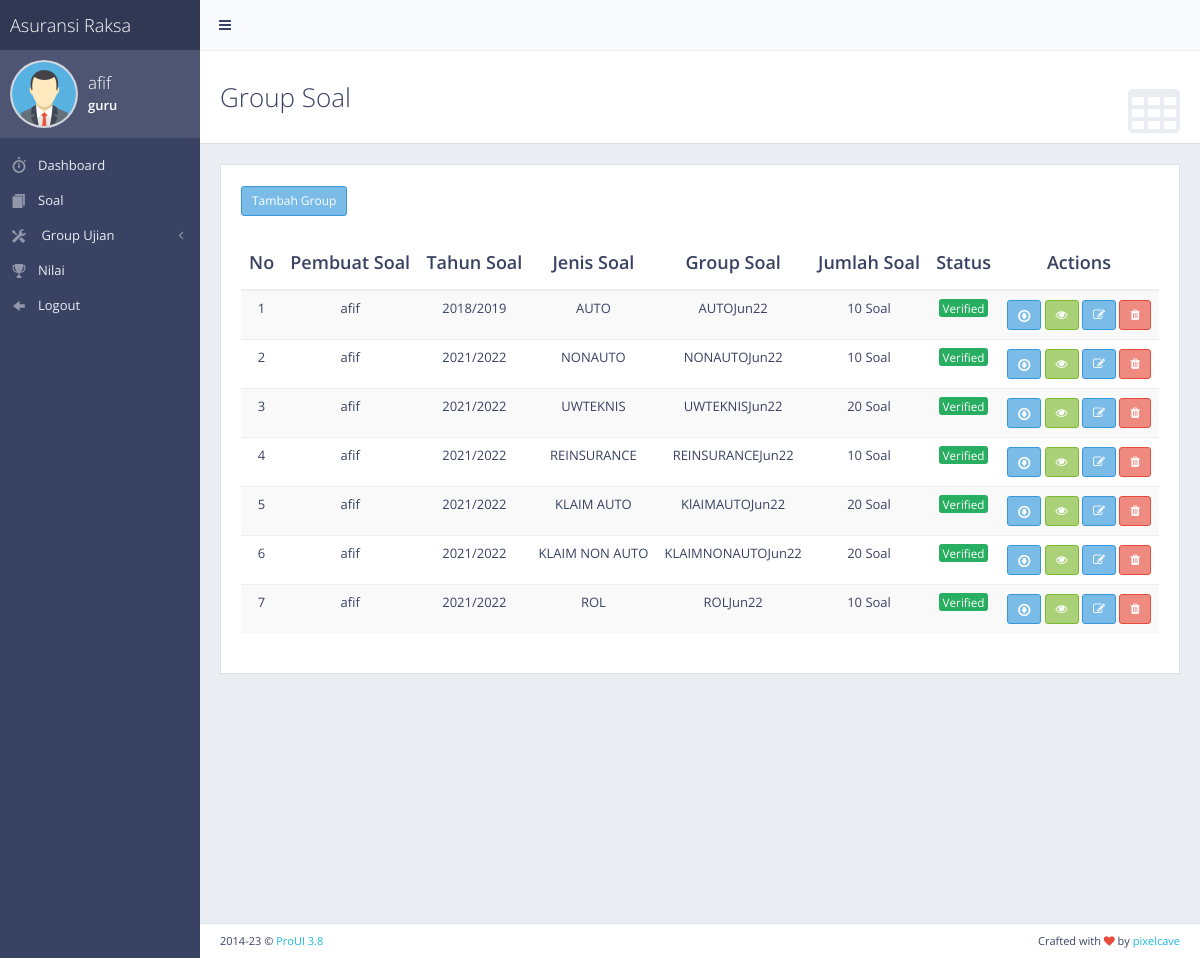
Before: /index.php?soal (signed in) with the older database file.
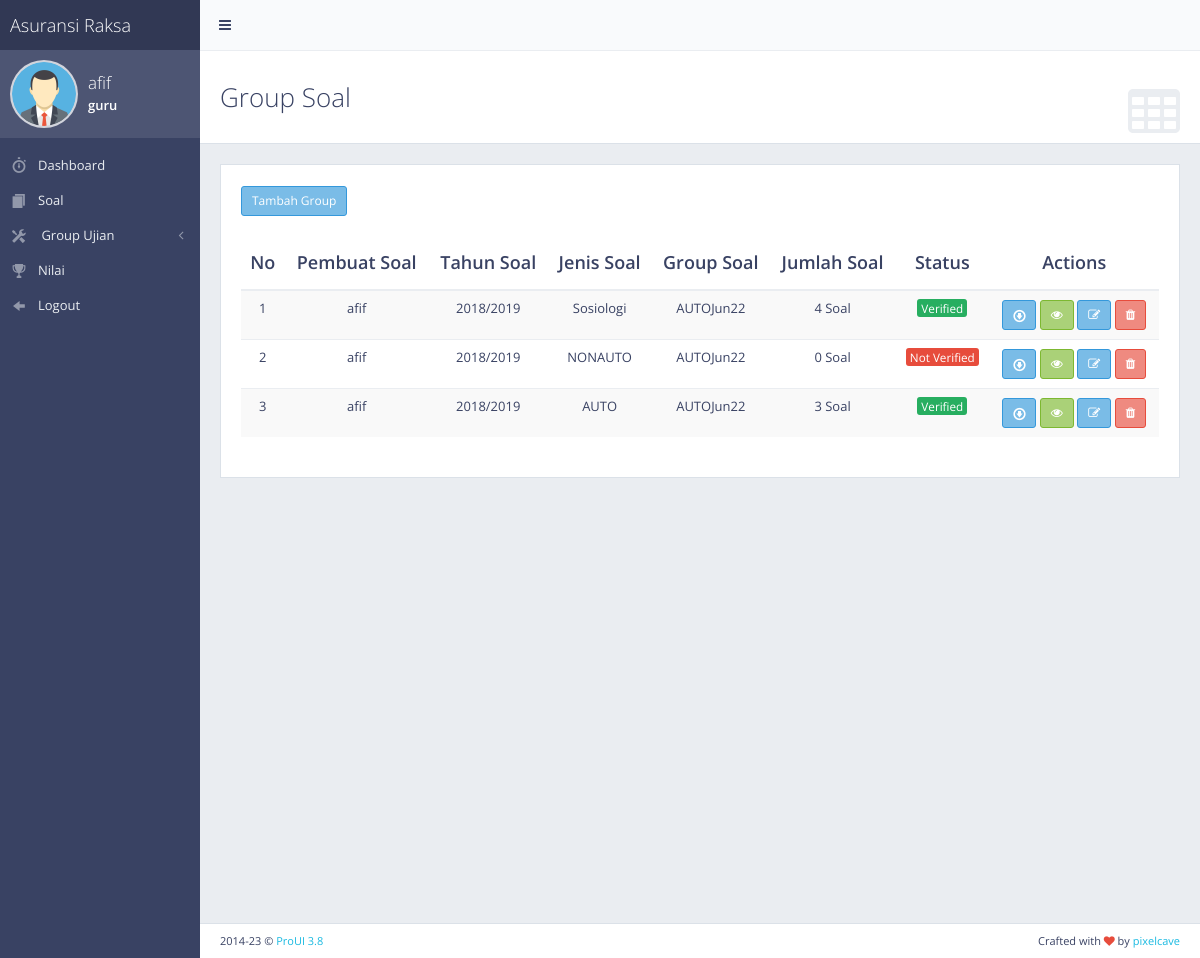
After: the same page with the newer database file.
### tables this page shows
CREATE TABLE `groupsoal` (
  `idgroup` int(11) NOT NULL,
  `namagroup` varchar(50) NOT NULL,
  `idgurumapel` int(11) NOT NULL,
  `statusgrup` enum('N','Y') NOT NULL
);

CREATE TABLE `user` (
  `iduser` int(11) NOT NULL,
  `namauser` varchar(30) NOT NULL,
  `jk` enum('laki-laki','perempuan') NOT NULL,
  `tempatlahir` varchar(20) NOT NULL,
  `tgllahir` date NOT NULL,
  `status` enum('admin','siswa','guru') NOT NULL,
  `username` varchar(20) NOT NULL,
  `password` varchar(40) NOT NULL
);

CREATE TABLE `tahunajaran` (
  `idtahun` int(11) NOT NULL,
  `tahun` varchar(11) NOT NULL,
  `status` enum('Y','N') NOT NULL
);

CREATE TABLE `mapel` (
  `idmapel` int(11) NOT NULL,
  `kdmapel` varchar(20) NOT NULL,
  `mapel` varchar(40) NOT NULL
);

### soal/soal.php (the view, shortened to what this page needs)
<?php include('koneksi.php');
?>
<div class="content-header">
    <div class="header-section">
        <h1>
            <i class="fa fa-table"></i>Group Soal
        </h1>
    </div>
</div>
<div class="block full">
    <?php if ($_SESSION['status'] == 'guru') { ?>
        <a class="btn btn-sm btn-info" data-placement="bottom" title="Tambah Soal" onclick="$('#modal-user-settings').modal('show');">Tambah Group</a>
    <?php } ?>
    <br>
    <br>
    <div class="table-responsive">
        <table id="example-datatable" class="table table-striped">
            <thead>
                <tr>
                    <th class="text-center">No</th>
                    <th class="text-center">Pembuat Soal</th>
                    <th class="text-center">Tahun Soal</th>
                    <th class="text-center">Jenis Soal</th>
                    <th class="text-center">Group Soal</th>
                    <th class="text-center">Jumlah Soal</th>
                    <th class="text-center">Status</th>
                    <th class="text-center">Actions</th>
                </tr>
            </thead>
            <tbody>
                <?php
                $tampil = mysqli_query(
                    $mysqli,
                    "select gs.*, u.*, t.tahun, m.mapel, m.idmapel
                from groupsoal as gs
                inner join gurumapel as gm
                on gs.idgurumapel = gm.idgurumapel
                inner join mapel as m
                on gm.idmapel = m.idmapel
                inner join user as u
                on gm.iduser = u.iduser
                inner join tahunajaran as t
                on gm.idtahun = t.idtahun"
                );
                $no = 1;
                while ($hasil = mysqli_fetch_array($tampil)) {
                ?>
                    <tr>
                        <td class="text-center"><?php echo $no++; ?></td>
                        <td class="text-center"><?php echo $hasil['namauser']; ?></td>
                        <td class="text-center"><?php echo $hasil['tahun']; ?></td>
                        <td class="text-center"><?php echo $hasil['namagroup']; ?></td>
                        <td class="text-center"><?php echo $hasil['mapel']; ?></td>
                        <td class="text-center">
                            <?php
                            $j = mysqli_query($mysqli, "select * from soal where idgroup = '$hasil[idgroup]'");
                            $jumlah = mysqli_num_rows($j);
                            echo $jumlah;
                            ?> Soal
                        </td>
                        <td class="text-center">
                            <?php if ($hasil['statusgrup'] == "Y") { ?>
                                <span class="label label-success">Verified</span>
                            <?php } else { ?>
                                <span class="label label-danger">Not Verified</span>
                            <?php } ?>
                        </td>
                        <td class="text-center">
                            <a href="detailsoal/eksportword.php?idgroup=<?php echo $hasil['idgroup']; ?>" title="Download Soal" class="btn btn-sm btn-info">
                                <i class="gi gi-download"></i></a>
                            <a href="index.php?detailsoal&idgroup=<?php echo $hasil['idgroup']; ?>" title="Detail" class="btn btn-sm btn-success">
                                <i class="fa fa-eye"></i></a>
                            <?php
                            if ($hasil['iduser'] == $_SESSION['iduser']) {
                            ?>
                                <a class="btn btn-sm btn-info" data-placement="bottom" title="Edit" onclick="$('#modal-user-settings<?php echo $hasil['idgroup']; ?>').modal('show');"><i class="fa fa-edit"></i></a>
                                <a onclick="return confirm('Penghapusan group soal akan menghapus semua soal yang telah diinput di dalamanya, apakah anda yakin ingin menghapus group soal ? ');" href="soal/proseshapusgrupsoal.php?idgroup=<?php echo $hasil['idgroup']; ?>" title="Delete" class="btn btn-sm btn-danger"><i class="fa fa-trash"></i></a <?php } elseif ($_SESSION['status'] == 'admin') { ?> <a class="btn btn-sm btn-info" data-placement="bottom" title="Edit" onclick="$('#modal-user-settings<?php echo $hasil['idgroup']; ?>').modal('show');"><i class="fa fa-edit"></i></a>
                                <a class="btn btn-sm btn-danger" disabled><i class="fa fa-trash"></i></a <?php } else { ?> <a class="btn btn-sm btn-info" disabled><i class="fa fa-edit"></i></a>
                                <a class="btn btn-sm btn-danger" disabled><i class="fa fa-trash"></i></a <?php } ?> </td>
                    </tr>
                <?php } ?>
            </tbody>
        </table>
    </div>
</div>

### header.php (shortened to what this page needs)
<!DOCTYPE html>
 <html class="no-js" lang="en">
    <head>
        <link rel="stylesheet" href="css/bootstrap.min.css">
        <link rel="stylesheet" href="css/plugins.css">
        <link rel="stylesheet" href="css/main.css">
        <link rel="stylesheet" href="css/themes.css">
    </head>
    <body>
        <div id="page-wrapper">
            <div id="page-container" class="sidebar-partial sidebar-visible-lg sidebar-no-animations">
                <div id="sidebar">
                    <div id="sidebar-scroll">
                        <div class="sidebar-content">
                            <div class="sidebar-brand">
                                <span class="sidebar-nav-mini-hide">Asuransi Raksa</span>
                            </div>
                            <div class="sidebar-section sidebar-user clearfix sidebar-nav-mini-hide">
                                <div class="sidebar-user-avatar">
                                    <a href="page_ready_user_profile.html">
                                    <?php
                                    if($_SESSION['status'] == 'admin'){
                                        echo '<img src="img/placeholders/avatars/admin.png" alt="avatar">';
                                    }elseif($_SESSION['status'] == 'guru'){
                                        echo '<img src="img/placeholders/avatars/teacher.png" alt="avatar">';
                                    }else{
                                        echo '<img src="img/placeholders/avatars/student.png" alt="avatar">';
                                    }
                                    ?>
                                    </a>
                                </div>
                                <div class="sidebar-user-name"><?php echo $_SESSION['username']; ?></div>
                                <div class="sidebar-user-links">
                                   <label><?php echo $_SESSION['status'];?></label>
                                </div>
                            </div>
                            <ul class="sidebar-nav">
                            <?php if($_SESSION['status'] == 'guru'){ ?>
                                <li>
                                    <a href="index.php?home"><i class="gi gi-stopwatch sidebar-nav-icon"></i><span class="sidebar-nav-mini-hide">Dashboard</span></a>
                                </li>
                                <li>
                                    <a href="index.php?soal"><i class="gi gi-more_items sidebar-nav-icon"></i><span class="sidebar-nav-mini-hide">Soal</span></a>
                                </li>
                                <li>
                                    <a class="sidebar-nav-menu">
                                        <i class="fa fa-angle-left sidebar-nav-indicator sidebar-nav-mini-hide"></i>
                                        <i class="gi gi-settings sidebar-nav-icon"></i>
                                        <span class="sidebar-nav-mini-hide">Group Ujian</span>
                                    </a>
                                </li>
                                <li>
                                    <a href="index.php?rekapnilaiujian"><i class="gi gi-cup sidebar-nav-icon"></i><span class="sidebar-nav-mini-hide">Nilai</span></a>
                                </li>
                                <li>
                                    <a href="logout.php"><i class="gi gi-left_arrow sidebar-nav-icon"></i><span class="sidebar-nav-mini-hide">Logout</span></a>
                                </li>
                            <?php } ?>
                            </ul>
                        </div>
                    </div>
                </div>
                <div id="main-container">
                    <header class="navbar navbar-default">
                        <ul class="nav navbar-nav-custom">
                            <li>
                                <a href="javascript:void(0)" onclick="App.sidebar('toggle-sidebar');this.blur();">
                                    <i class="fa fa-bars fa-fw"></i>
                                </a>
                            </li>
                        </ul>
                    </header>
                    <div id="page-content">

### index.php (shortened to what this page needs)
<?php
include "header.php";
?>
    <?php
    if($_SESSION && isset($_GET["home"])){
        include "home.php";
    }else if($_SESSION && isset($_GET["user"])){
        if($_SESSION['status'] == 'admin'){
            include "user/user.php";
        }else{
            echo "<script>window.history.go(-1);</script>";
        }
    }else if($_SESSION && isset($_GET["tahunajaran"])){
        if($_SESSION['status'] == 'admin'){
            include "tahunajaran/tahunajaran.php";
        }else{
            echo "<script>window.history.go(-1);</script>";
        }
    }else if($_SESSION && isset($_GET["gurumapel"])){
        if($_SESSION['status'] == 'admin'){
            include "gurumapel/gurumapel.php";
        }else{
            echo "<script>window.history.go(-1);</script>";
        }
    }else if($_SESSION && isset($_GET["guru"])){
        if($_SESSION['status'] == 'admin'){
            include "guru/guru.php";
        }else{
            echo "<script>window.history.go(-1);</script>";
        }
    }else if($_SESSION && isset($_GET["mapel"])){
        if($_SESSION['status'] == 'admin'){
            include "mapel/mapel.php";
        }else{
            echo "<script>window.history.go(-1);</script>";
        }
    }else if($_SESSION && isset($_GET["soal"])){
        if($_SESSION['status'] == 'guru' or $_SESSION['status'] == 'admin'){
            include "soal/soal.php";
        }else{
            echo "<script>window.history.go(-1);</script>";
        }
    }else if($_SESSION && isset($_GET["pilihuserujian"])){
        if($_SESSION['status'] == 'guru' or $_SESSION['status'] == 'admin'){
            include "ujian/pilihuserujian.php";
        }else{
            echo "<script>window.history.go(-1);</script>";
        }
    }
    ?>
<?php
include "footer.php";
?>

### footer.php (shortened to what this page needs)
</div>
<footer class="clearfix">
    <div class="pull-right">
        Crafted with <i class="fa fa-heart text-danger"></i> by <a href="http://goo.gl/vNS3I" target="_blank">pixelcave</a>
    </div>
    <div class="pull-left">
        <span id="year-copy"></span> &copy; <a href="http://goo.gl/TDOSuC" target="_blank">ProUI 3.8</a>
    </div>
</footer>
</div>
</div>
</div>
</body>
</html>

Changed rows visible on the page:
removed groupsoal: user.namauser "afif", tahunajaran.tahun "2018/2019", namagroup "AUTO", mapel.mapel "AUTOJun22", jumlah "10", statusgrup "Verified"
removed groupsoal: user.namauser "afif", tahunajaran.tahun "2021/2022", namagroup "NONAUTO", mapel.mapel "NONAUTOJun22", jumlah "10", statusgrup "Verified"
removed groupsoal: user.namauser "afif", tahunajaran.tahun "2021/2022", namagroup "UWTEKNIS", mapel.mapel "UWTEKNISJun22", jumlah "20", statusgrup "Verified"
removed groupsoal: user.namauser "afif", tahunajaran.tahun "2021/2022", namagroup "REINSURANCE", mapel.mapel "REINSURANCEJun22", jumlah "10", statusgrup "Verified"
removed groupsoal: user.namauser "afif", tahunajaran.tahun "2021/2022", namagroup "KLAIM AUTO", mapel.mapel "KlAIMAUTOJun22", jumlah "20", statusgrup "Verified"
removed groupsoal: user.namauser "afif", tahunajaran.tahun "2021/2022", namagroup "KLAIM NON AUTO", mapel.mapel "KLAIMNONAUTOJun22", jumlah "20", statusgrup "Verified"
removed groupsoal: user.namauser "afif", tahunajaran.tahun "2021/2022", namagroup "ROL", mapel.mapel "ROLJun22", jumlah "10", statusgrup "Verified"
added groupsoal: user.namauser "afif", tahunajaran.tahun "2018/2019", namagroup "Sosiologi", mapel.mapel "AUTOJun22", jumlah "4", statusgrup "Verified"
added groupsoal: user.namauser "afif", tahunajaran.tahun "2018/2019", namagroup "NONAUTO", mapel.mapel "AUTOJun22", jumlah "0", statusgrup "Not Verified"
added groupsoal: user.namauser "afif", tahunajaran.tahun "2018/2019", namagroup "AUTO", mapel.mapel "AUTOJun22", jumlah "3", statusgrup "Verified"
